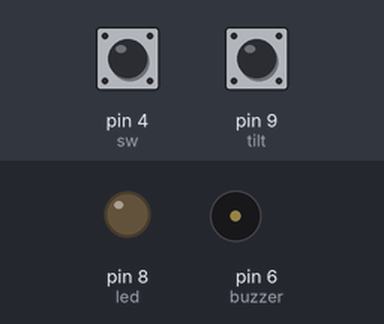
Bench run of a sketch on a simulated Arduino Uno, built with avr-gcc and run on an emulated ATmega328P. Parts: output pins drawn as LEDs (lit = HIGH), buzzer (waves = sounding). Inputs (shaded band) come from the test bench; at power-on: pin 9 (tilt) LOW, pin 4 (sw) LOW.

Above: at 1.2 s.
1.3 s: pin 9 (tilt) driven HIGH
At 2.0 s:
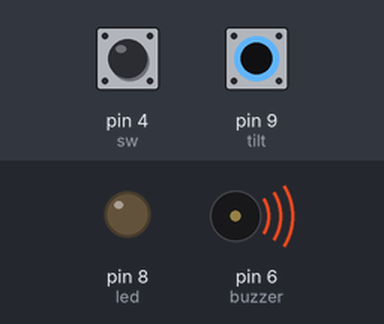
2.8 s: pin 4 (sw) pulled HIGH for 1 s
At 3.6 s:
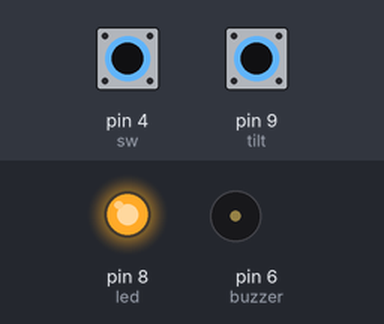
5.3 s: pin 9 (tilt) pulsed LOW 5 times (0.12 s each, 0.3 s apart)
At 6.4 s:
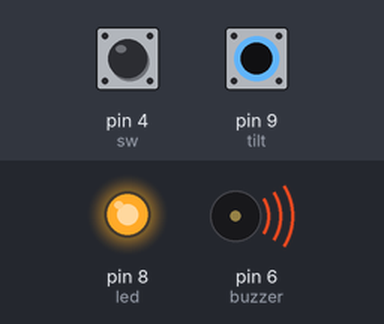
8.3 s: pin 4 (sw) pulled HIGH for 3.2 s
Timing chart, 0 to 11.3 s (numbered marks = the images above; inputs shaded):
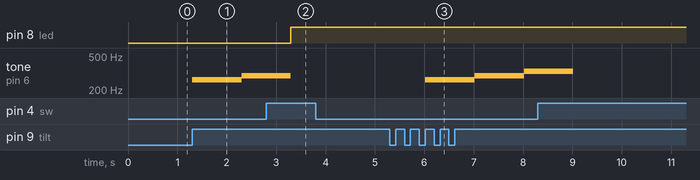

Measured:
- after the input at 1.3 s, tone on pin 6 (buzzer): silent → 262 Hz at once, → 294 Hz 1.0 s later
- after the input at 2.8 s, pin 8 (led): LOW → HIGH after 0.50 s
- after the input at 5.3 s, tone on pin 6 (buzzer): silent → 262 Hz after 0.72 s, → 294 Hz 1.0 s later, → 330 Hz 1.0 s later

The sketch:

china_test.ino
```cpp
#define C 262 // 도
#define D 294 // 레
#define E 330 // 미
#define F 349 // 파
#define G 392 // 솔
#define A 440 // 라
#define B 494 // 시
#define C1 530   // 높은도
int tempo = 1000;
int melody[18]={C,D,E,F,G,A,B,C1,C,D,E,F,G,A,B,C1};
int led = 8;//led
int buzzer = 6;//buzzer
int tilt = 9;//tilt sensor
int sw = 4;//button
void setup() {
  pinMode(led,OUTPUT);
  pinMode(buzzer,OUTPUT);
  pinMode(tilt,INPUT);
  pinMode(sw,INPUT);
 Serial.begin(9600);


}
void loop() {

  while(digitalRead(tilt)==HIGH){
  for(int i=0; i<18; i++){
    if(digitalRead(sw)==HIGH){
      digitalWrite(led,HIGH);
      break;
    }
    tone(6,melody[i],tempo);
    delay(1000);
  }
  break;
  }
  while(digitalRead(tilt)==HIGH){
    noTone(6);
  }
}
```
